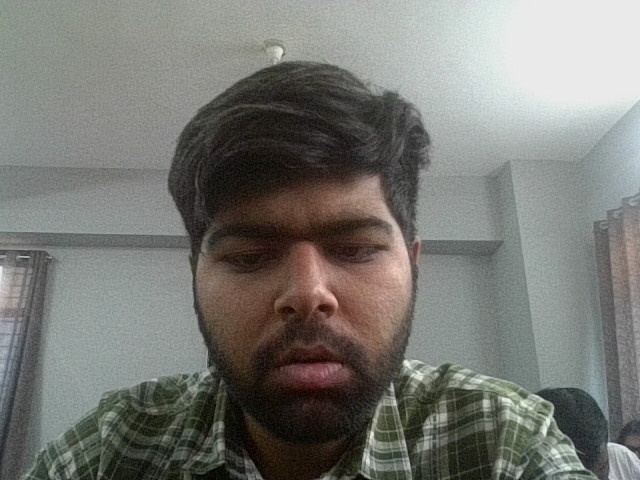
#> input picture sessions/20260323_162042/snapshots/critical_162237_240707.jpg, 640 x 480 px
$ python -i preprocessor.py   (imports and definitions only)
#> lines starting #> are read from the running program, lines starting #| are printed output that depends on the picture
### image_utils.py
import cv2
import numpy as np


def resize_frame(frame, width, height):
    return cv2.resize(frame, (width, height), interpolation=cv2.INTER_AREA)


def bgr_to_rgb(frame):
    return cv2.cvtColor(frame, cv2.COLOR_BGR2RGB)


def bgr_to_gray(frame):
    return cv2.cvtColor(frame, cv2.COLOR_BGR2GRAY)


# [7 lines left out: function draw_landmarks, not called in this run]


def draw_bounding_box(frame, x, y, w, h, color, thickness=2):
    cv2.rectangle(frame, (int(x), int(y)), (int(x + w), int(y + h)), color, thickness)
    return frame


def draw_status_text(frame, text, position, color, font_scale=0.7):
    cv2.putText(frame, str(text), (int(position[0]), int(position[1])), cv2.FONT_HERSHEY_SIMPLEX, font_scale, color, 2, cv2.LINE_AA)
    return frame


# [14 lines left out: function draw_ear_bar, not called in this run]


def flip_frame(frame):
    return cv2.flip(frame, 1)


# [6 lines left out: function overlay_alpha, not called in this run]

### preprocessor.py
import cv2
import numpy as np

import config
from image_utils import bgr_to_gray


def apply_gaussian_blur(gray_frame):
    return cv2.GaussianBlur(gray_frame, config.GAUSSIAN_KERNEL, 0)


def apply_clahe(gray_frame):
    clahe = cv2.createCLAHE(clipLimit=config.HIST_CLIP_LIMIT, tileGridSize=config.HIST_TILE_SIZE)
    return clahe.apply(gray_frame)


def apply_canny_edges(gray_frame):
    return cv2.Canny(gray_frame, config.CANNY_LOW, config.CANNY_HIGH)


# [5 lines left out: function apply_morphological_ops, not called in this run]


def apply_histogram_equalization(gray_frame):
    return cv2.equalizeHist(gray_frame)


def detect_night_mode(frame):
    gray = bgr_to_gray(frame)
    mean_brightness = cv2.mean(gray)[0]
    return mean_brightness < config.NIGHT_MODE_BRIGHTNESS_THRESHOLD


def preprocess_frame(frame):
    gray = bgr_to_gray(frame)
    is_night_mode = detect_night_mode(frame)
    if is_night_mode:
        blurred = cv2.GaussianBlur(gray, (7, 7), 0)
        enhanced = apply_clahe(blurred)
        enhanced = apply_clahe(enhanced)
    else:
        blurred = apply_gaussian_blur(gray)
        enhanced = apply_clahe(blurred)
    return enhanced, is_night_mode


# [46 lines left out: functions extract_eye_region, segment_eye_binary, apply_hough_circles, not called in this run]

>>> import cv2
>>> picture = cv2.imread('sessions/20260323_162042/snapshots/critical_162237_240707.jpg')
#> picture is the input picture: shape (480, 640, 3); mean B, G, R 115.5, 120.3, 120
>>> result = preprocess_frame(picture)
#> in bgr_to_gray, `return cv2.cvtColor(frame, cv2.COLOR_BGR2GRAY)`:
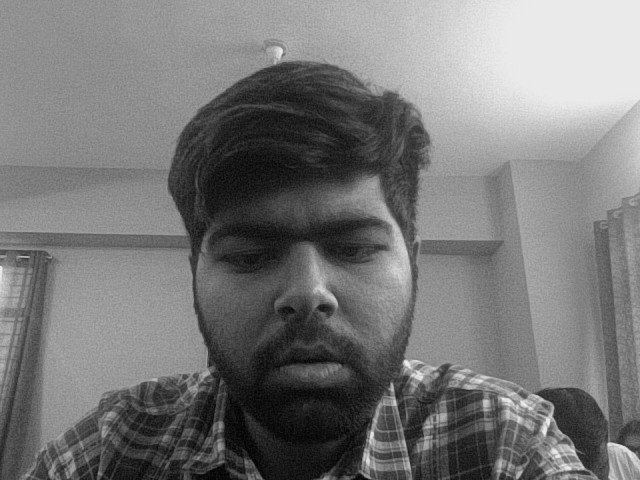
#> returned value: shape (480, 640); min 0, max 244, mean 119.7
#> in detect_night_mode, `mean_brightness = cv2.mean(gray)[0]`: mean_brightness = 119.7
#> in preprocess_frame, `is_night_mode = detect_night_mode(frame)`: is_night_mode = False
#> in apply_clahe, `return clahe.apply(gray_frame)`:
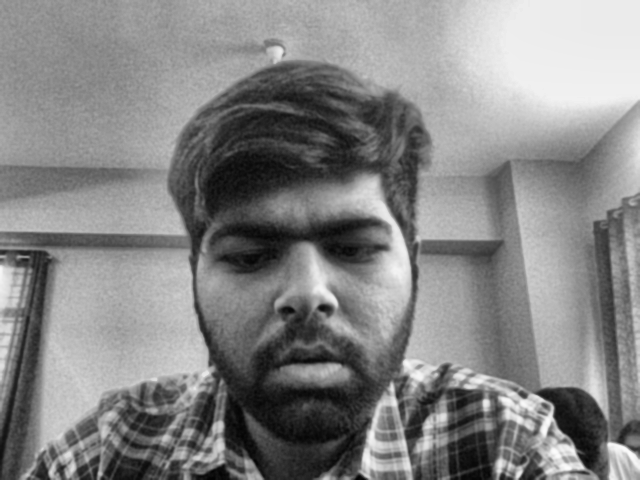
#> returned value: shape (480, 640); min 3, max 252, mean 133.1
